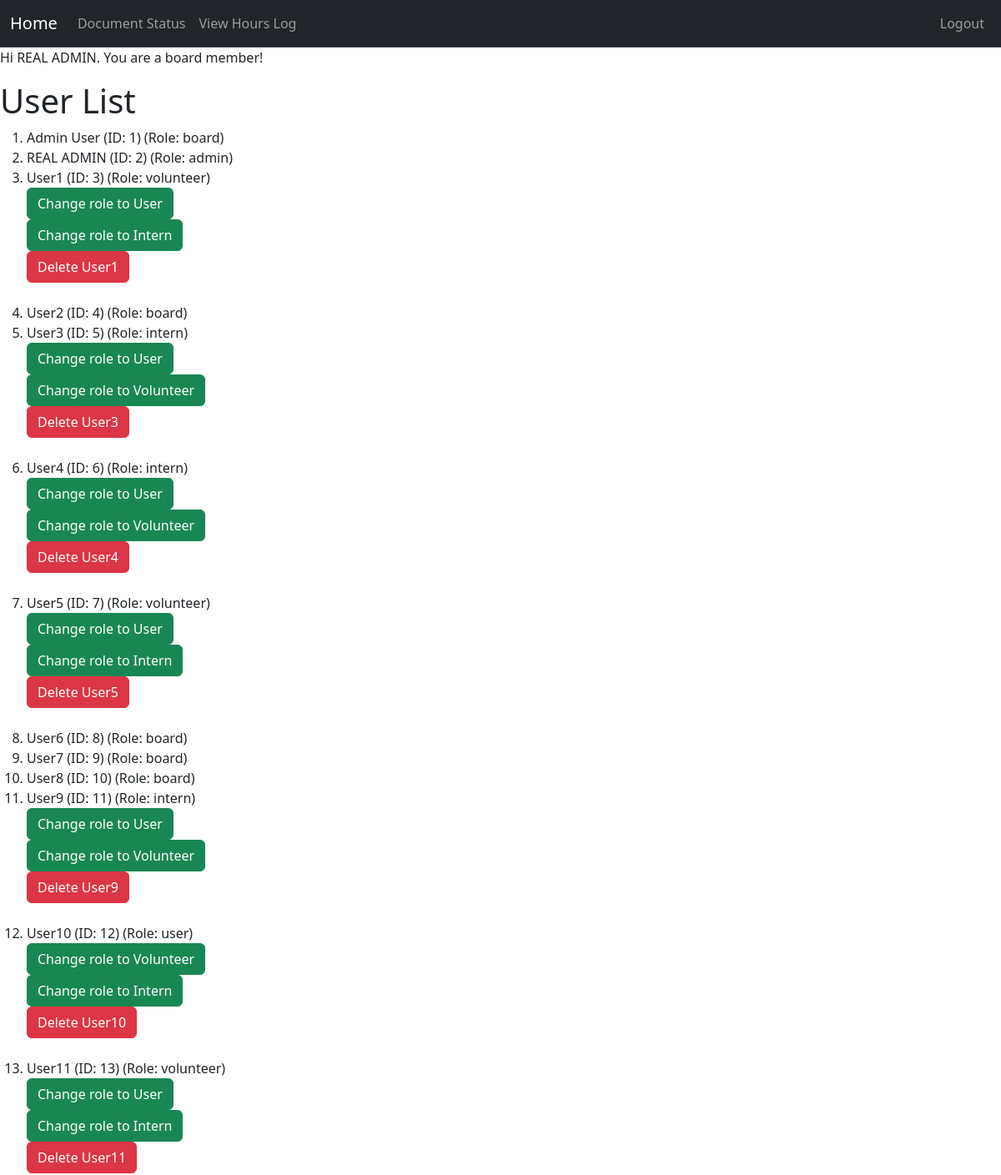
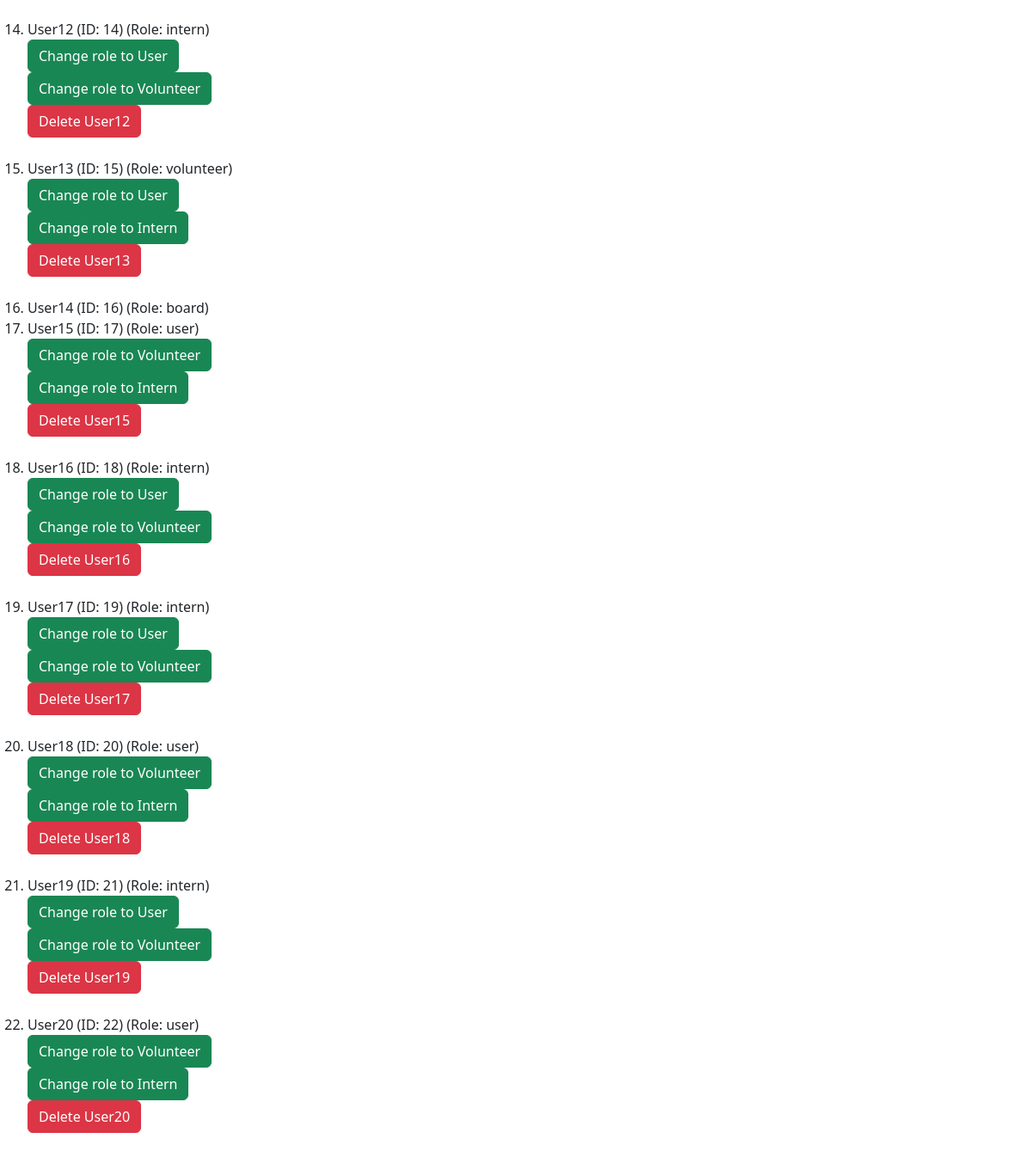
Page /board/dashboard (signed in) on the earlier database version (2 pictures, top to bottom).
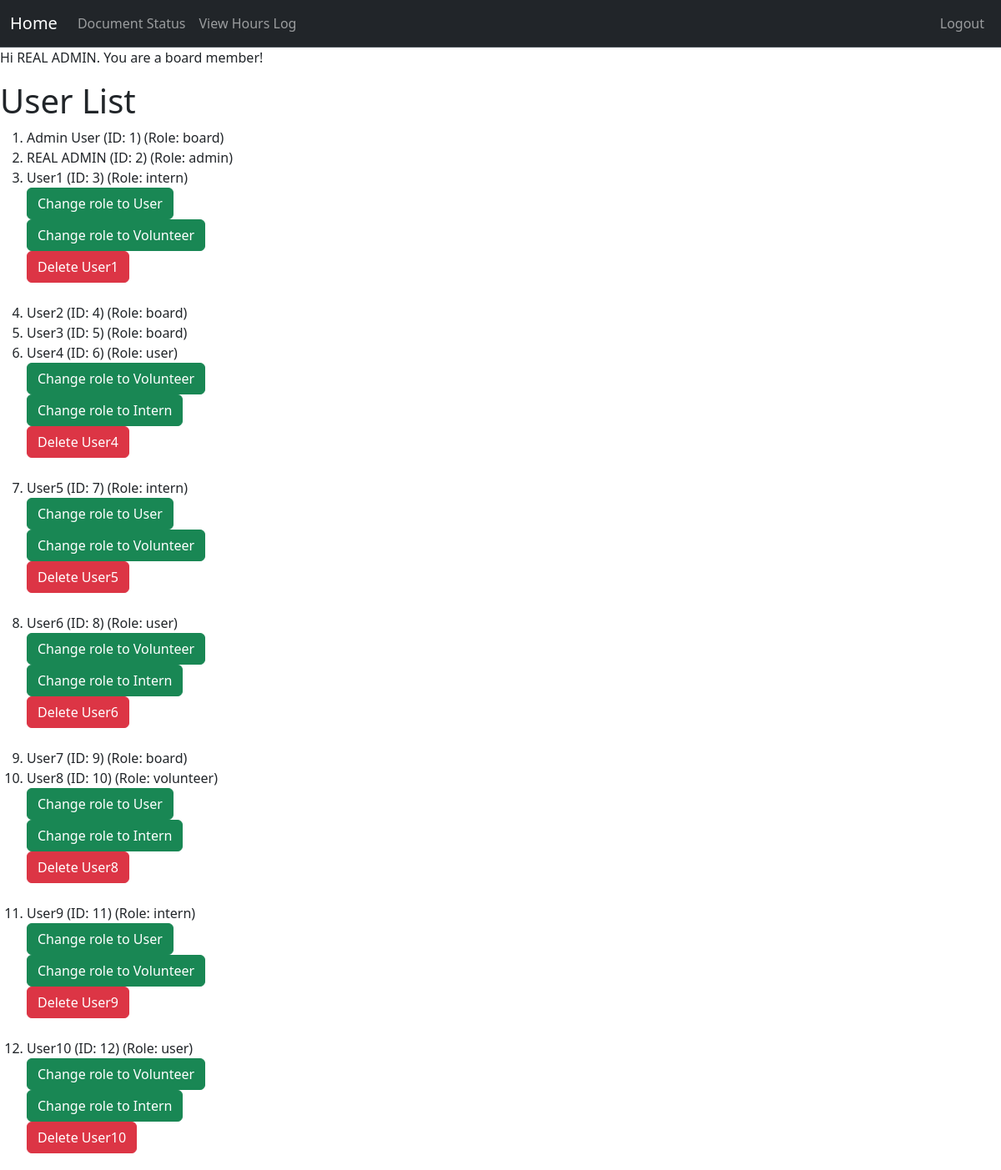
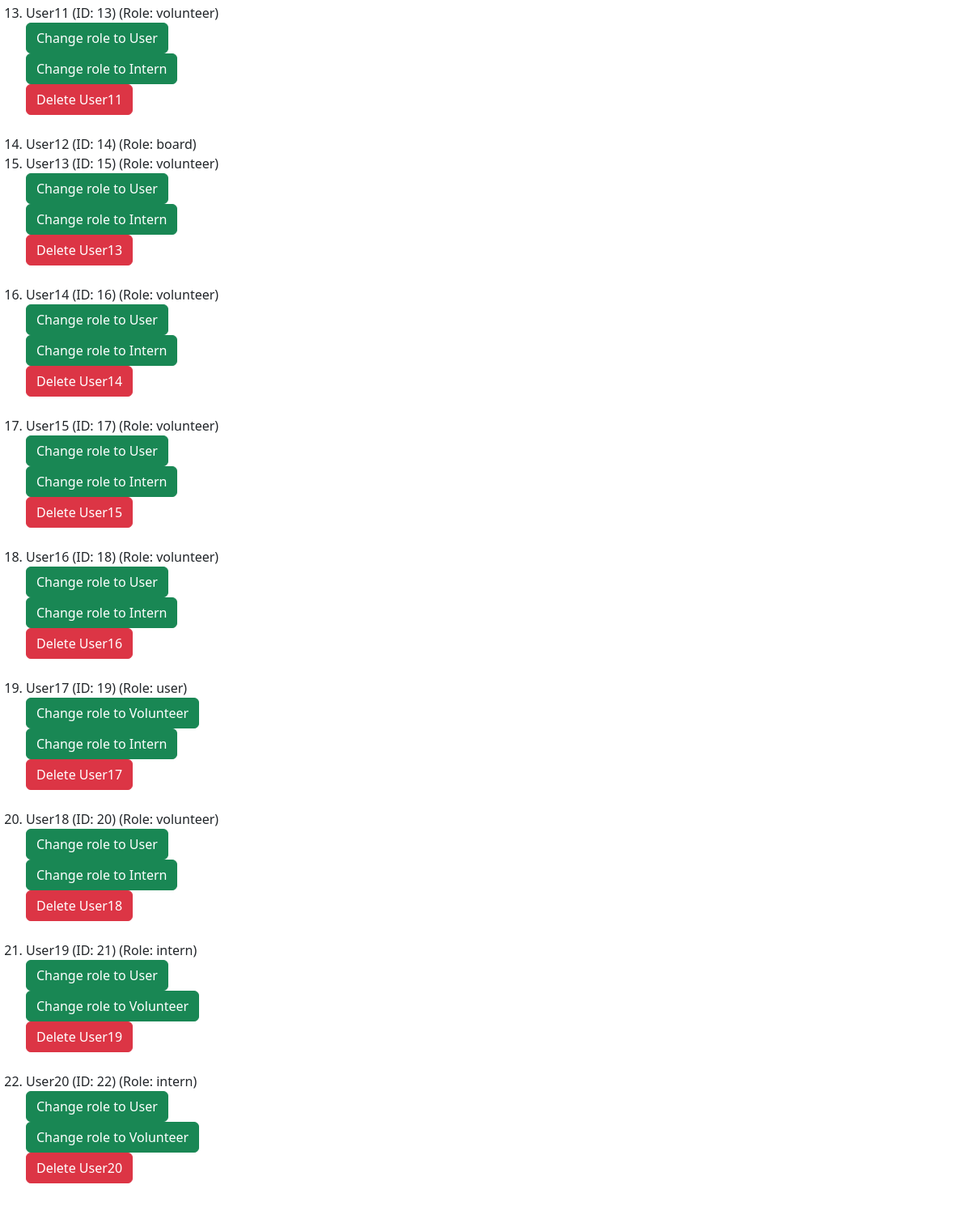
Same page on the later database version (2 pictures, top to bottom).
### project/models.py (models this page shows, shortened)
class User(db.Model, UserMixin):
    __tablename__ = 'users'
    id: Mapped[int] = mapped_column(primary_key=True)
    name: Mapped[str] = mapped_column()
    email: Mapped[str] = mapped_column(unique=True)
    password_hash: Mapped[str] = mapped_column(db.String(128))
    role: Mapped[str] = mapped_column(default="user")  # "user", "volunteer", " intern", "board"
    hours: Mapped[List["Hours"]] = relationship("Hours", back_populates="user", cascade="all, delete-orphan")
    documents: Mapped[List["Document"]] = relationship("Document", back_populates="user", cascade="all, delete-orphan")

### app.py (the view)
@app.route("/board/dashboard")
@login_required
@permission_required('board')
def board_dashboard():
    user = User.query.all()  # Get all users
    return render_template("board_home.html", user = user)

### project/models.py (called while the page is built)
@login_manager.user_loader
def load_user(user_id):
    return User.query.get(user_id)

### project/templates/board_home.html (shortened to what this page needs)
{% extends "base.html" %}
{% block content %}
<div class="jumbotron">
  {% if current_user.is_authenticated %}
    <p>Hi {{ current_user.name }}. You are a board member!</p>
  {% else %}
    <p>Please login or register!</p>
  {% endif %}
</div>
<h1>User List</h1>
  {% if user %}
    <ol>
      {% for user in user %}
      <li>
        {{ user.name }}
        <span class="id">(ID: {{ user.id }})</span>
        <span class="role">(Role: {{ user.role }})</span>
        {% if user.role != "admin" and user.role != "board" %}
          {% for role_choice in ['user', 'volunteer', 'intern'] %}
              {% if (user.role != role_choice)%}
                <form action="{{ url_for('upgrade_user') }}" method="post">
                  <button type="submit" class="btn btn-success">Change role to {{ role_choice|capitalize }}</button>
                </form>
              {% endif %}
          {% endfor %}
          <form action="{{ url_for('delete_user') }}" method="post">
            <button type="submit" class="btn btn-danger">Delete {{ user.name }}</button>
          </form>
          <br>
        {% endif %}
      </li>
      {% endfor %}
  {% else %}
      <li class="empty">No users added yet.</li>
  {% endif %}
{% endblock %}

### project/templates/base.html (shortened to what this page needs)
<!DOCTYPE html>
<html>
  <head>
    <link href="https://cdn.jsdelivr.net/npm/bootstrap@5.3.8/dist/css/bootstrap.min.css" rel="stylesheet">
  </head>
  <body>
    <nav class="navbar navbar-expand bg-dark border-bottom border-body" data-bs-theme="dark">
      <div class="container-fluid d-flex">
        <a class="navbar-brand"
            href="{% if current_user.is_authenticated and current_user.role == 'admin' %}
              {{ url_for('admin_dashboard') }}
            {% elif current_user.is_authenticated and current_user.role == 'board' %}
              {{ url_for('board_dashboard') }}
            {% elif current_user.is_authenticated and current_user.role == 'volunteer' %}
                {{ url_for('volunteer_dashboard') }}
            {% elif current_user.is_authenticated and current_user.role == 'intern' %}
                {{ url_for('intern_dashboard') }}
            {% else %}
              {{ url_for('user_dashboard') }}
          {% endif %}">
          Home
        </a>
        <ul class="navbar-nav mb-2 mb-lg-0 d-flex flex-row">
          {% if current_user.is_authenticated %}
          <li class="nav-item">
            <a class="nav-link" href="{{ url_for('document_status') }}">Document Status</a>
          </li>
          <li class="nav-item">
            <a class="nav-link"
            href="{{ url_for('hours_log') }}">
                View Hours Log </a>
          </li>
          {% endif %}
        </ul>
        {% if current_user.is_authenticated %}
        <ul class="navbar-nav ms-auto mb-2 mb-lg-0">
          <li class="nav-item">
            <a class="nav-link" href="{{url_for('logout')}}">Logout</a>
          </li>
        </ul>
        {% endif %}
      </div>
    </nav>
    {% block content %}
    {% endblock %}
  </body>
</html>

Differences in the rows shown:
changed User "User1": role "volunteer" → "intern"
changed User "User3": role "intern" → "board"; name "User3" → (not shown)
changed User "User4": role "intern" → "user"
changed User "User5": role "volunteer" → "intern"
changed User "User6": role "board" → "user"; name (not shown) → "User6"
changed User "User8": role "board" → "volunteer"; name (not shown) → "User8"
changed User "User12": role "intern" → "board"; name "User12" → (not shown)
changed User "User14": role "board" → "volunteer"; name (not shown) → "User14"
changed User "User15": role "user" → "volunteer"
changed User "User16": role "intern" → "volunteer"
changed User "User17": role "intern" → "user"
changed User "User18": role "user" → "volunteer"
changed User "User20": role "user" → "intern"
Other differences:
new list line: "Change role to Volunteer"
new list line: "Change role to Intern"
new list line: "Change role to User"
list line gone: "Change role to Intern"
list line gone: "Change role to User"
list line gone: "Change role to Volunteer"
